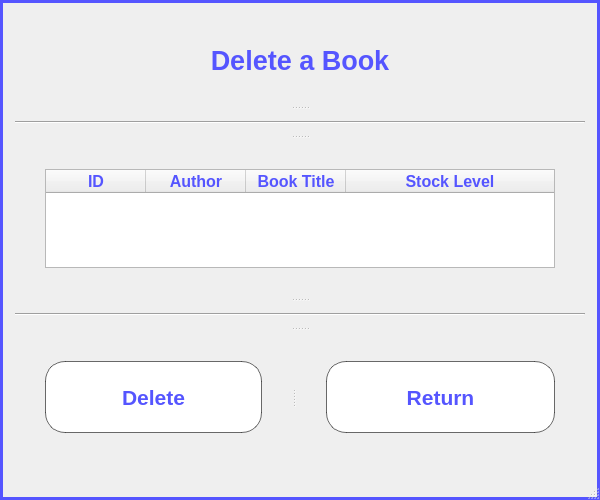
<?xml version="1.0" encoding="UTF-8"?>
<ui version="4.0">
 <class>deleteBook_window</class>
 <widget class="QMainWindow" name="deleteBook_window">
  <property name="geometry">
   <rect>
    <x>0</x>
    <y>0</y>
    <width>600</width>
    <height>500</height>
   </rect>
  </property>
  <property name="windowTitle">
   <string>Delete Book</string>
  </property>
  <property name="styleSheet">
   <string notr="true">QMainWindow {
	border: 3px solid rgb(85, 85, 255);
}</string>
  </property>
  <widget class="QWidget" name="centralwidget">
   <layout class="QVBoxLayout" name="verticalLayout">
    <property name="leftMargin">
     <number>15</number>
    </property>
    <property name="topMargin">
     <number>15</number>
    </property>
    <property name="rightMargin">
     <number>15</number>
    </property>
    <property name="bottomMargin">
     <number>15</number>
    </property>
    <item>
     <widget class="QSplitter" name="splitter_2">
      <property name="orientation">
       <enum>Qt::Vertical</enum>
      </property>
      <widget class="QLabel" name="title_label">
       <property name="font">
        <font>
         <family>Arial</family>
         <pointsize>20</pointsize>
         <weight>75</weight>
         <bold>true</bold>
        </font>
       </property>
       <property name="styleSheet">
        <string notr="true">QLabel {
	color: rgb(85, 85, 255);

	margin: 30px;
}</string>
       </property>
       <property name="text">
        <string>Delete a Book</string>
       </property>
       <property name="alignment">
        <set>Qt::AlignCenter</set>
       </property>
      </widget>
      <widget class="Line" name="line">
       <property name="windowModality">
        <enum>Qt::NonModal</enum>
       </property>
       <property name="enabled">
        <bool>true</bool>
       </property>
       <property name="sizePolicy">
        <sizepolicy hsizetype="Minimum" vsizetype="Fixed">
         <horstretch>0</horstretch>
         <verstretch>0</verstretch>
        </sizepolicy>
       </property>
       <property name="font">
        <font>
         <pointsize>12</pointsize>
        </font>
       </property>
       <property name="styleSheet">
        <string notr="true">Line {
	color: rgb(85, 85, 255)
}</string>
       </property>
       <property name="frameShadow">
        <enum>QFrame::Sunken</enum>
       </property>
       <property name="lineWidth">
        <number>1</number>
       </property>
       <property name="orientation">
        <enum>Qt::Horizontal</enum>
       </property>
      </widget>
      <widget class="QTableWidget" name="tableWidget">
       <property name="font">
        <font>
         <family>Arial</family>
         <pointsize>11</pointsize>
        </font>
       </property>
       <property name="autoFillBackground">
        <bool>false</bool>
       </property>
       <property name="styleSheet">
        <string notr="true">QTableWidget {
	margin: 30px;
}</string>
       </property>
       <property name="frameShape">
        <enum>QFrame::StyledPanel</enum>
       </property>
       <property name="sizeAdjustPolicy">
        <enum>QAbstractScrollArea::AdjustIgnored</enum>
       </property>
       <property name="autoScrollMargin">
        <number>16</number>
       </property>
       <property name="alternatingRowColors">
        <bool>true</bool>
       </property>
       <property name="showGrid">
        <bool>true</bool>
       </property>
       <property name="gridStyle">
        <enum>Qt::SolidLine</enum>
       </property>
       <property name="cornerButtonEnabled">
        <bool>false</bool>
       </property>
       <property name="rowCount">
        <number>0</number>
       </property>
       <property name="columnCount">
        <number>4</number>
       </property>
       <attribute name="horizontalHeaderVisible">
        <bool>true</bool>
       </attribute>
       <attribute name="horizontalHeaderCascadingSectionResizes">
        <bool>true</bool>
       </attribute>
       <attribute name="horizontalHeaderMinimumSectionSize">
        <number>39</number>
       </attribute>
       <attribute name="horizontalHeaderDefaultSectionSize">
        <number>100</number>
       </attribute>
       <attribute name="horizontalHeaderHighlightSections">
        <bool>true</bool>
       </attribute>
       <attribute name="horizontalHeaderShowSortIndicator" stdset="0">
        <bool>false</bool>
       </attribute>
       <attribute name="horizontalHeaderStretchLastSection">
        <bool>true</bool>
       </attribute>
       <attribute name="verticalHeaderStretchLastSection">
        <bool>false</bool>
       </attribute>
       <column>
        <property name="text">
         <string>ID</string>
        </property>
        <property name="font">
         <font>
          <family>Arial</family>
          <pointsize>12</pointsize>
          <weight>75</weight>
          <bold>true</bold>
         </font>
        </property>
        <property name="textAlignment">
         <set>AlignCenter</set>
        </property>
        <property name="foreground">
         <brush brushstyle="SolidPattern">
          <color alpha="255">
           <red>85</red>
           <green>85</green>
           <blue>255</blue>
          </color>
         </brush>
        </property>
       </column>
       <column>
        <property name="text">
         <string>Author</string>
        </property>
        <property name="font">
         <font>
          <family>Arial</family>
          <pointsize>12</pointsize>
          <weight>75</weight>
          <bold>true</bold>
         </font>
        </property>
        <property name="textAlignment">
         <set>AlignCenter</set>
        </property>
        <property name="foreground">
         <brush brushstyle="SolidPattern">
          <color alpha="255">
           <red>85</red>
           <green>85</green>
           <blue>255</blue>
          </color>
         </brush>
        </property>
       </column>
       <column>
        <property name="text">
         <string>Book Title</string>
        </property>
        <property name="font">
         <font>
          <family>Arial</family>
          <pointsize>12</pointsize>
          <weight>75</weight>
          <bold>true</bold>
         </font>
        </property>
        <property name="textAlignment">
         <set>AlignCenter</set>
        </property>
        <property name="foreground">
         <brush brushstyle="SolidPattern">
          <color alpha="255">
           <red>85</red>
           <green>85</green>
           <blue>255</blue>
          </color>
         </brush>
        </property>
       </column>
       <column>
        <property name="text">
         <string>Stock Level</string>
        </property>
        <property name="font">
         <font>
          <family>Arial</family>
          <pointsize>12</pointsize>
          <weight>75</weight>
          <bold>true</bold>
         </font>
        </property>
        <property name="textAlignment">
         <set>AlignCenter</set>
        </property>
        <property name="foreground">
         <brush brushstyle="SolidPattern">
          <color alpha="255">
           <red>85</red>
           <green>85</green>
           <blue>255</blue>
          </color>
         </brush>
        </property>
       </column>
      </widget>
      <widget class="Line" name="line_2">
       <property name="autoFillBackground">
        <bool>false</bool>
       </property>
       <property name="styleSheet">
        <string notr="true">Line {
	color: rgb(85, 85, 255)
}</string>
       </property>
       <property name="frameShadow">
        <enum>QFrame::Sunken</enum>
       </property>
       <property name="lineWidth">
        <number>1</number>
       </property>
       <property name="midLineWidth">
        <number>0</number>
       </property>
       <property name="orientation">
        <enum>Qt::Horizontal</enum>
       </property>
      </widget>
      <widget class="QSplitter" name="splitter">
       <property name="orientation">
        <enum>Qt::Horizontal</enum>
       </property>
       <widget class="QPushButton" name="deleteBook_pushButton">
        <property name="font">
         <font>
          <family>Arial</family>
          <pointsize>16</pointsize>
          <weight>75</weight>
          <bold>true</bold>
         </font>
        </property>
        <property name="styleSheet">
         <string notr="true">QPushButton {
	background-color: rgb(255, 255, 255);
	color: rgb(85, 85, 255);

	border: 1px solid rgba(0, 0, 0, 148);
	border-radius: 20px;

	height: 70px;

	margin: 30px;
}

QPushButton:hover {
	background-color: rgb(85, 85, 255);
	color: rgb(255, 255, 255);
	
	border: 2px solid rgb(255, 255, 255);
}

QPushButton:pressed {
	background-color: rgb(255, 255, 255);
	color: rgb(85, 85, 255);

	border: 1px solid rgba(0, 0, 0, 148);
	border-radius: 20px;
}</string>
        </property>
        <property name="text">
         <string>Delete</string>
        </property>
       </widget>
       <widget class="QPushButton" name="returnMainWindow_pushButton">
        <property name="font">
         <font>
          <family>Arial</family>
          <pointsize>16</pointsize>
          <weight>75</weight>
          <bold>true</bold>
         </font>
        </property>
        <property name="styleSheet">
         <string notr="true">QPushButton {
	background-color: rgb(255, 255, 255);
	color: rgb(85, 85, 255);

	border: 1px solid rgba(0, 0, 0, 148);
	border-radius: 20px;

	height: 70px;

	margin: 30px;
}

QPushButton:hover {
	background-color: rgb(85, 85, 255);
	color: rgb(255, 255, 255);
	
	border: 2px solid rgb(255, 255, 255);
}

QPushButton:pressed {
	background-color: rgb(255, 255, 255);
	color: rgb(85, 85, 255);

	border: 1px solid rgba(0, 0, 0, 148);
	border-radius: 20px;
}</string>
        </property>
        <property name="text">
         <string>Return</string>
        </property>
       </widget>
      </widget>
     </widget>
    </item>
   </layout>
  </widget>
  <widget class="QMenuBar" name="menubar">
   <property name="geometry">
    <rect>
     <x>0</x>
     <y>0</y>
     <width>600</width>
     <height>21</height>
    </rect>
   </property>
  </widget>
  <widget class="QStatusBar" name="statusbar"/>
 </widget>
 <resources/>
 <connections/>
</ui>
